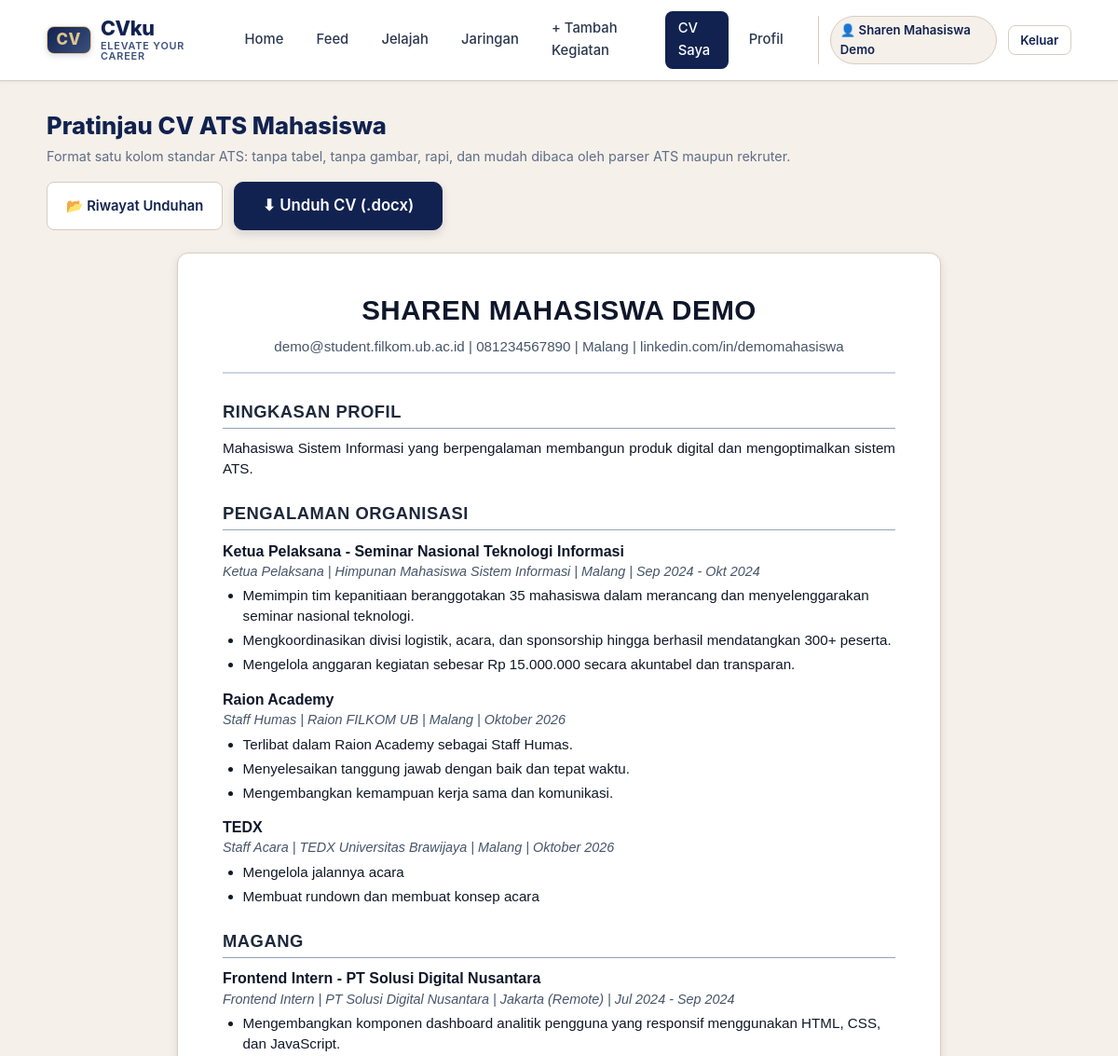
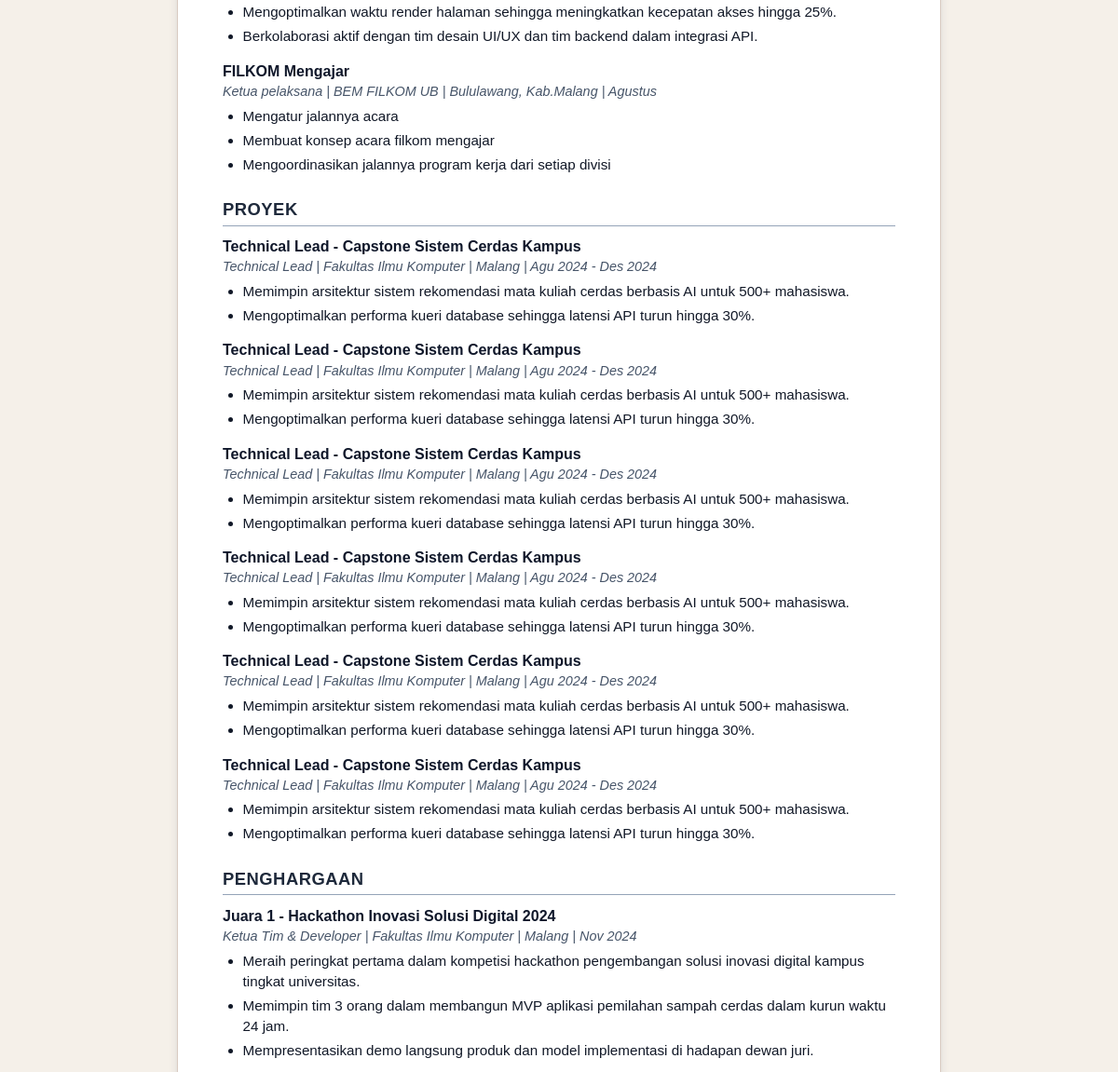
The app's page /cv (signed in, upper part), older data (2 pictures, top to bottom).
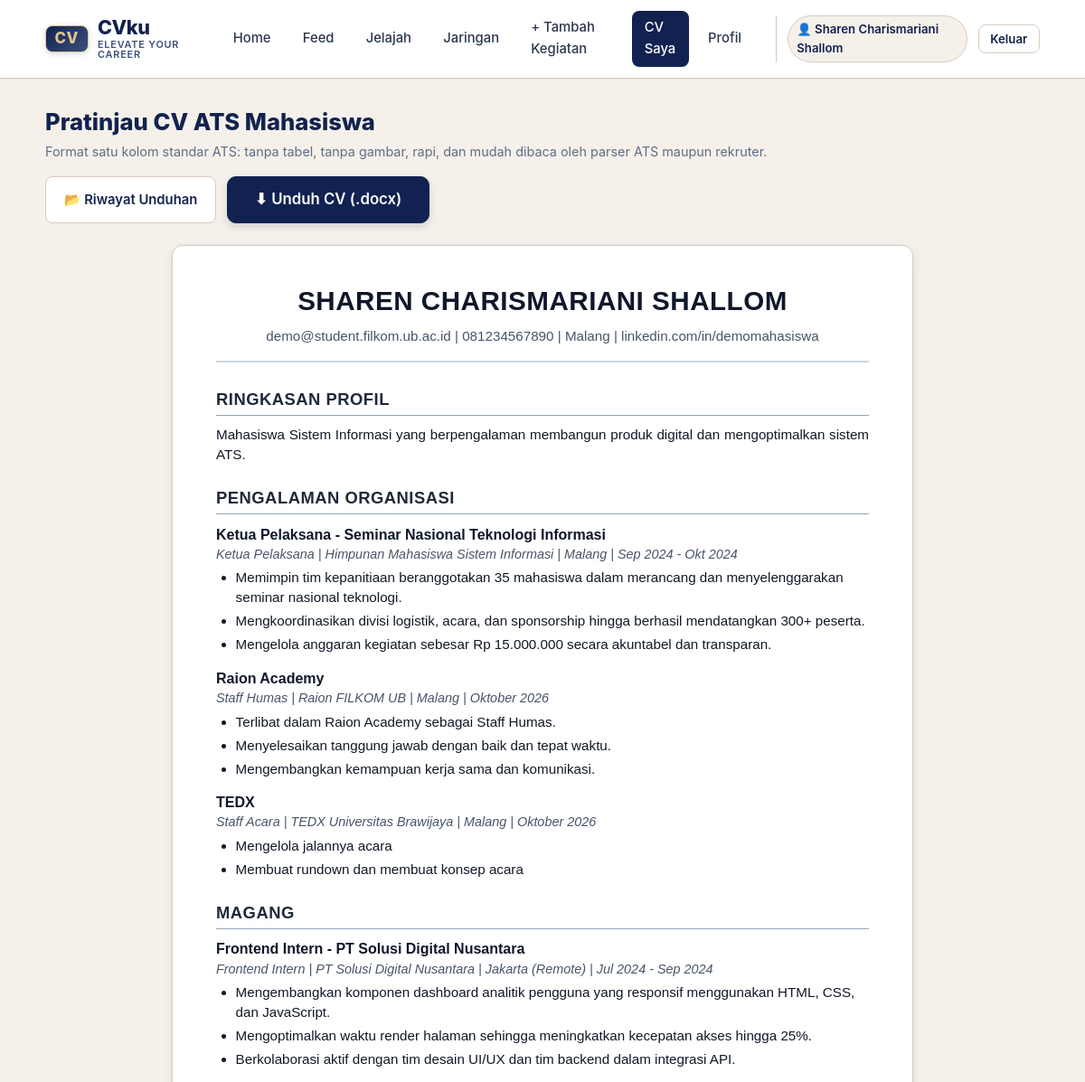
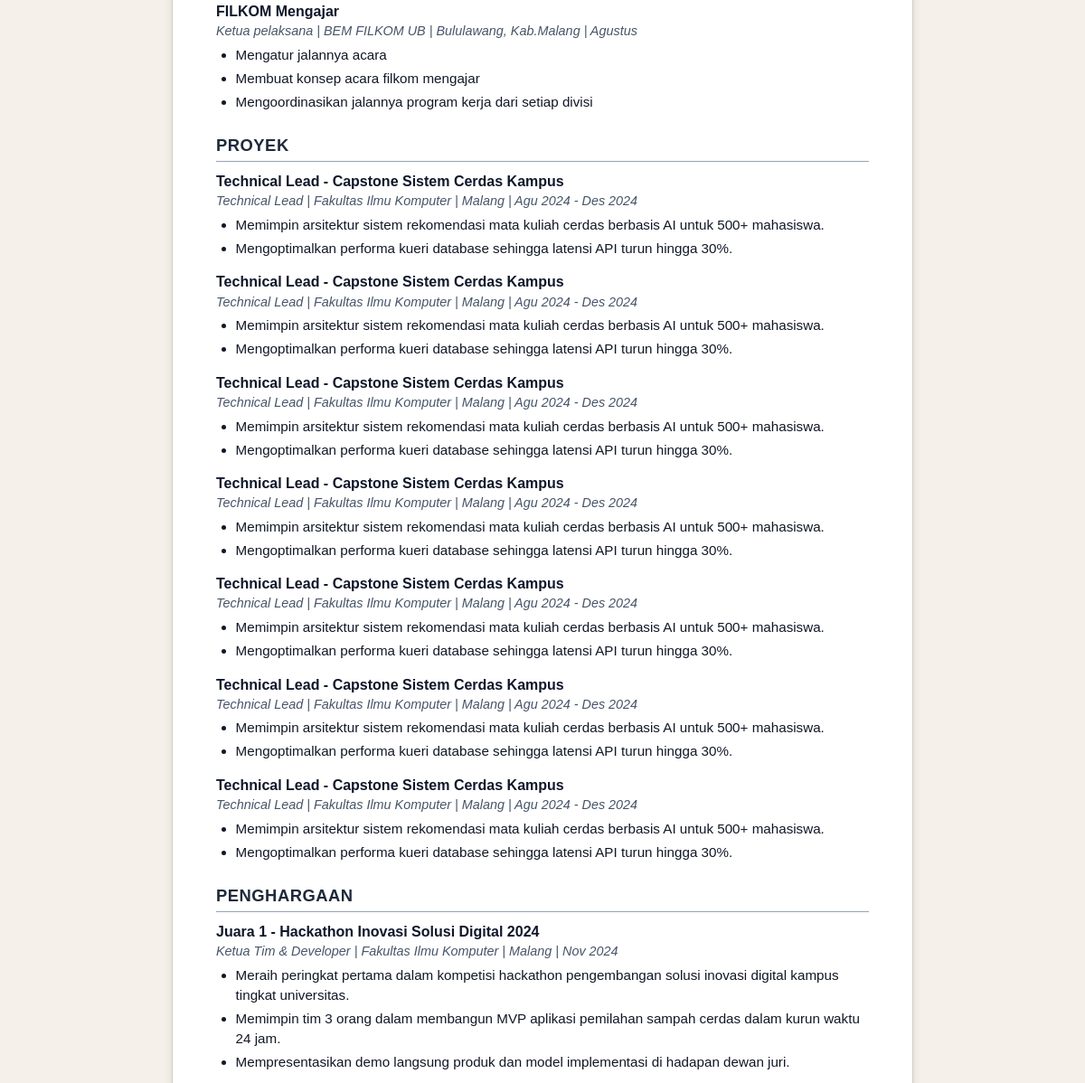
The same page, newer data (2 pictures, top to bottom).
### tables this page shows
CREATE TABLE "pengguna" (
                id INTEGER PRIMARY KEY AUTOINCREMENT,
                username TEXT UNIQUE NOT NULL,
                password_hash TEXT NOT NULL,
                peran TEXT NOT NULL DEFAULT 'pengguna',
                nama TEXT,
                email TEXT,
                telepon TEXT,
                kota TEXT,
                linkedin TEXT,
                ringkasan TEXT,
                headline TEXT,
                skill TEXT
            );

CREATE TABLE bagian_cv (
  id INTEGER PRIMARY KEY AUTOINCREMENT, nama TEXT UNIQUE NOT NULL);

CREATE TABLE entri_cv (
  id INTEGER PRIMARY KEY AUTOINCREMENT,
  id_pencapaian INTEGER UNIQUE NOT NULL REFERENCES pencapaian(id) ON DELETE CASCADE,
  id_bagian INTEGER NOT NULL REFERENCES bagian_cv(id), judul TEXT NOT NULL);

CREATE TABLE poin_cv (
  id INTEGER PRIMARY KEY AUTOINCREMENT,
  id_entri INTEGER NOT NULL REFERENCES entri_cv(id) ON DELETE CASCADE,
  urutan INTEGER NOT NULL, teks TEXT NOT NULL);

### app.py (the view)
@app.route("/cv")
@mahasiswa_required
def cv_preview_page():
    user_id = session["user_id"]
    profil = db.baca_pengguna(user_id) or {}
    cv = db.baca_cv_pengguna(user_id, hanya_disetujui=False)
    cv_ada = any(len(items) > 0 for items in cv.values())
    return render_template(
        "cv_preview.html",
        profil=profil,
        cv=cv,
        urutan_bagian=skema.BAGIAN,
        cv_ada=cv_ada
    )

### app.py (called while the page is built)
@app.after_request
def add_no_cache_headers(response):
    response.headers["Cache-Control"] = "no-cache, no-store, must-revalidate, max-age=0"
    response.headers["Pragma"] = "no-cache"
    response.headers["Expires"] = "0"
    return response

@app.context_processor
def inject_waktu_server():
    return {
        "waktu_refresh": datetime.datetime.now().strftime("%H:%M:%S")
    }

def pengguna_required(f):
    @wraps(f)
    def decorated_function(*args, **kwargs):
        if not session.get("user_id"):
            flash("Silakan masuk terlebih dahulu untuk mengakses halaman ini.", "warning")
            return redirect(url_for("login", next=request.path))
        return f(*args, **kwargs)
    return decorated_function

### db.py (called while the page is built)
def koneksi():
    con = sqlite3.connect(DB_PATH)
    con.row_factory = sqlite3.Row
    con.execute("PRAGMA foreign_keys = ON")
    return con

def _satu(sql, args=()):
    con = koneksi()
    try:
        r = con.execute(sql, args).fetchone()
        return dict(r) if r else None
    finally:
        con.close()

def _semua(sql, args=()):
    con = koneksi()
    try:
        return [dict(r) for r in con.execute(sql, args).fetchall()]
    finally:
        con.close()

### templates/cv_preview.html (shortened to what this page needs)
{% extends "base.html" %}
{% block content %}
<div style="display: flex; justify-content: space-between; align-items: center; margin-bottom: 1.25rem; flex-wrap: wrap; gap: 1rem;">
  <div>
    <h1 style="font-size: 1.6rem; font-weight: 800; color: var(--dark);">Pratinjau CV ATS Mahasiswa</h1>
    <p style="color: var(--muted); font-size: 0.9rem;">
      Format satu kolom standar ATS: tanpa tabel, tanpa gambar, rapi, dan mudah dibaca oleh parser ATS maupun rekruter.
    </p>
  </div>
  <div style="display: flex; gap: 0.75rem; flex-wrap: wrap;">
    <a href="{{ url_for('cv_riwayat_page') }}" class="btn btn-outline">📂 Riwayat Unduhan</a>
    <a href="{{ url_for('unduh_cv_action') }}" class="btn btn-primary btn-lg">
      ⬇ Unduh CV (.docx)
    </a>
  </div>
</div>
<div class="cv-paper">
  <div class="cv-header">
    <div class="cv-name">{{ profil.nama or session.get('username') or 'NAMA MAHASISWA' }}</div>
    <div class="cv-contact">
      {% set kontak_list = [] %}
      {% if profil.email %}{% set _ = kontak_list.append(profil.email) %}{% endif %}
      {% if profil.telepon %}{% set _ = kontak_list.append(profil.telepon) %}{% endif %}
      {% if profil.kota %}{% set _ = kontak_list.append(profil.kota) %}{% endif %}
      {% if profil.linkedin %}{% set _ = kontak_list.append(profil.linkedin) %}{% endif %}
      {{ kontak_list|join(' | ') if kontak_list else 'Email | Nomor Telepon | Kota | LinkedIn' }}
    </div>
  </div>
  {% if profil.ringkasan %}
    <div class="cv-section">
      <div class="cv-section-title">Ringkasan Profil</div>
      <p style="font-size: 0.95rem; text-align: justify;">{{ profil.ringkasan }}</p>
    </div>
  {% endif %}
  {% for bag in urutan_bagian %}
    {% if cv.get(bag) %}
      <div class="cv-section">
        <div class="cv-section-title">{{ bag }}</div>
        {% for entri in cv[bag] %}
          <div class="cv-item">
            <div class="cv-item-title">{{ entri.judul }}</div>
            {% set meta_list = [] %}
            {% if entri.peran and entri.peran.strip() %}
              {% set _ = meta_list.append(entri.peran.strip()) %}
            {% endif %}
            {% if entri.penyelenggara %}{% set _ = meta_list.append(entri.penyelenggara) %}{% endif %}
            {% if entri.lokasi %}{% set _ = meta_list.append(entri.lokasi) %}{% endif %}
            {% if entri.periode %}{% set _ = meta_list.append(entri.periode) %}{% endif %}
            {% if meta_list %}
              <div class="cv-item-meta">{{ meta_list|join(' | ') }}</div>
            {% endif %}
            {% if entri.poin %}
              <ul class="cv-bullet-list">
                {% for p in entri.poin %}
                  <li>{{ p }}</li>
                {% endfor %}
              </ul>
            {% endif %}
          </div>
        {% endfor %}
      </div>
    {% endif %}
  {% endfor %}
</div>
{% endblock %}

### templates/base.html (shortened to what this page needs)
<!DOCTYPE html>
<html lang="id">
<head>
  <link rel="stylesheet" href="{{ url_for('static', filename='css/style.css') }}">
</head>
<body>
  <nav class="navbar">
    <div class="nav-container">
      <a href="{{ url_for('beranda') }}" class="brand" title="CVku — Elevate Your Career">
        <span class="brand-badge">CV</span>
        <div class="brand-text">
          <span class="brand-title">CVku</span>
          <span class="brand-subtitle">elevate your career</span>
        </div>
      </a>
      <ul class="nav-menu">
        <li class="nav-item {% if request.endpoint == 'beranda' and not request.query_string %}active{% endif %}">
          <a href="{{ url_for('beranda') }}">Home</a>
        </li>
        {% if session.get('user_id') %}
          <li class="nav-item {% if request.endpoint == 'feed_page' %}active{% endif %}">
            <a href="{{ url_for('feed_page') }}">Feed</a>
          </li>
          <li class="nav-item {% if request.endpoint == 'jelajah_page' %}active{% endif %}">
            <a href="{{ url_for('jelajah_page') }}">Jelajah</a>
          </li>
          <li class="nav-item {% if request.endpoint == 'jaringan_page' %}active{% endif %}">
            <a href="{{ url_for('jaringan_page') }}">Jaringan</a>
          </li>
          <li class="nav-item {% if request.endpoint == 'tambah_pencapaian_page' %}active{% endif %}">
            <a href="{{ url_for('tambah_pencapaian_page') }}">+ Tambah Kegiatan</a>
          </li>
          <li class="nav-item {% if request.endpoint == 'cv_preview_page' %}active{% endif %}">
            <a href="{{ url_for('cv_preview_page') }}">CV Saya</a>
          </li>
          <li class="nav-item {% if request.endpoint == 'profil' %}active{% endif %}">
            <a href="{{ url_for('profil') }}">Profil</a>
          </li>
        {% endif %}
      </ul>
      {% if session.get('user_id') %}
        <div class="nav-user">
          <a href="{{ url_for('profil_publik_page', id=session.get('user_id')) }}" class="user-badge" style="text-decoration: none;" title="Buka Profil Publik Saya">
            👤 {{ session.get('nama') or session.get('username') }}
          </a>
          <a href="{{ url_for('logout') }}" class="btn btn-outline btn-sm">Keluar</a>
        </div>
      {% endif %}
    </div>
  </nav>
  <main class="main-content">
    {% block content %}{% endblock %}
  </main>
</body>
</html>

Row changes from the older to the newer data that the page shows:
changed pengguna: get "Sharen Mahasiswa Demo" → "Sharen Charismariani Shallom"; nama "SHAREN MAHASISWA DEMO" → "SHAREN CHARISMARIANI SHALLOM"
added entri_cv: judul "Technical Lead - Capstone Sistem Cerdas Kampus", meta_list "Technical Lead | Fakultas Ilmu Komputer | Malang | Agu 2024 - Des 2024", shown under bagian_cv "PROYEK"
added poin_cv: teks "Memimpin arsitektur sistem rekomendasi mata kuliah cerdas berbasis AI untuk 500+ mahasiswa.", shown under "Technical Lead - Capstone Sistem Cerdas Kampus"
added poin_cv: teks "Mengoptimalkan performa kueri database sehingga latensi API turun hingga 30%.", shown under "Technical Lead - Capstone Sistem Cerdas Kampus"
